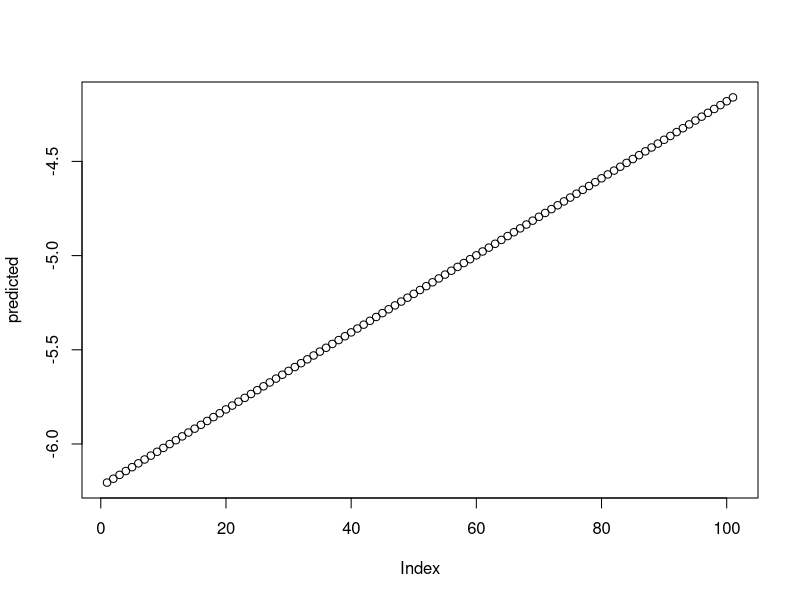

The R source for this figure:
data = read.csv("all.csv")
attach(data)
gap = dem_pct-gop_pct
fit = glm(gap ~ gdp_pct * incumbent * relec)
fit
newdata = data.frame(gdp_pct=c(2.43), incumbent=c(0), relec=c(FALSE))
predict(fit, newdata)
pcts = seq(-5,5,by=0.1)
hypdata = data.frame(gdp_pct=pcts, incumbent=rep(0,101), relec=rep(FALSE,101))
predicted = predict(fit, hypdata)
plot(predicted)
